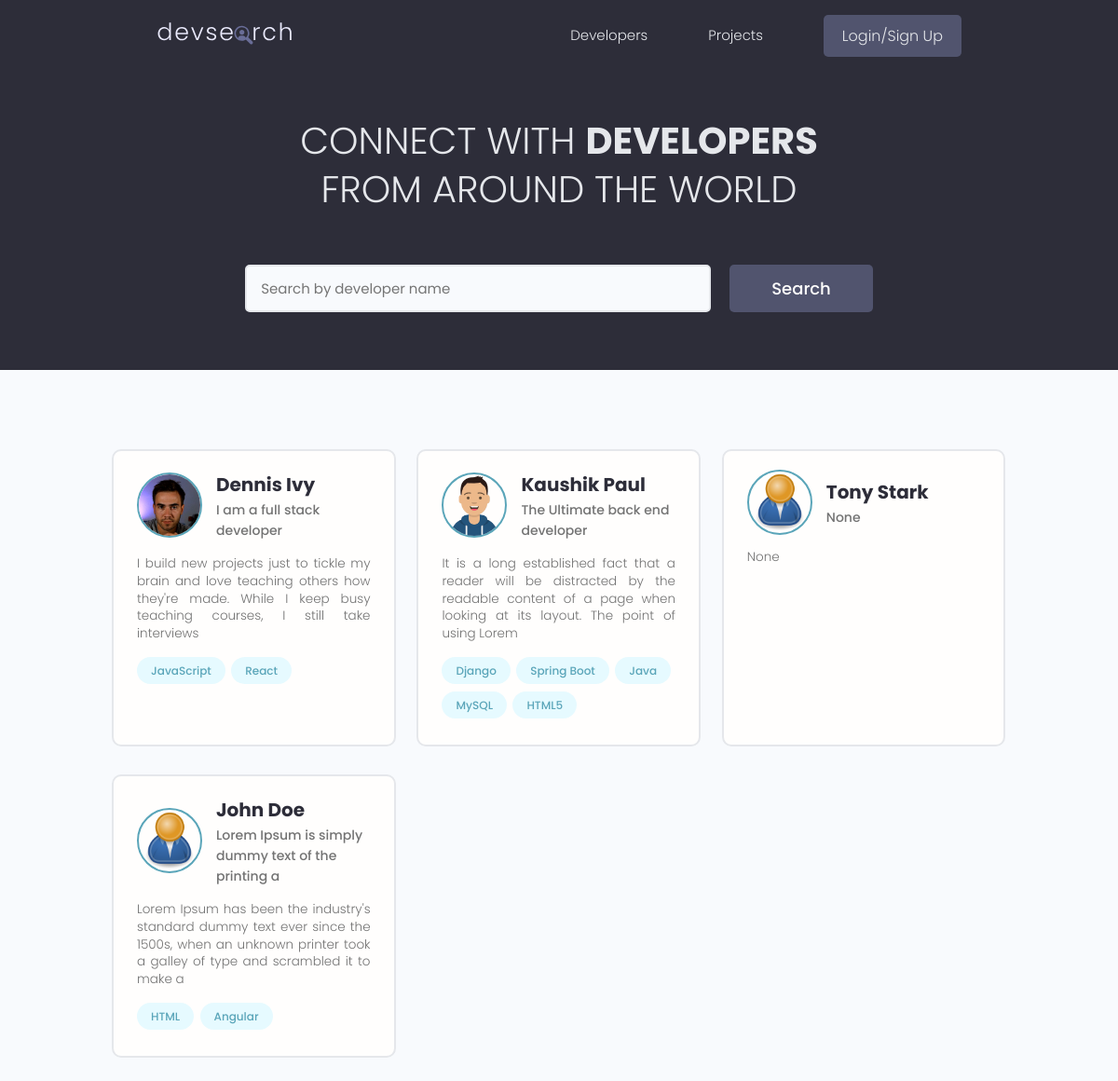
/users/, run on the app's committed database.
### users/models.py (models this page shows, shortened)
class Profile(models.Model):
    user = models.OneToOneField(User, on_delete=models.CASCADE, null=True, blank=True)
    name = models.CharField(max_length=100, null=True, blank=True)
    email = models.EmailField(max_length=150, null=True, blank=True)
    username = models.CharField(max_length=100, null=True, blank=True)
    location = models.CharField(max_length=200, null=True, blank=True)
    short_intro = models.CharField(max_length=200, null=True, blank=True)
    bio = models.TextField(null=True, blank=True)
    profile_image = models.ImageField(
        null=True, blank=True, upload_to='profiles/', default='profiles/user-default.png')
    social_github = models.CharField(max_length=100, null=True, blank=True)
    social_twitter = models.CharField(max_length=100, null=True, blank=True)
    social_linkedin = models.CharField(max_length=100, null=True, blank=True)
    social_youtube = models.CharField(max_length=100, null=True, blank=True)
    social_website = models.CharField(max_length=100, null=True, blank=True)
    created_on = models.DateTimeField(auto_now_add=True)
    id = models.UUIDField(default=uuid.uuid4, unique=True,
                          editable=False, primary_key=True)

class Skill(models.Model):
    owner = models.ForeignKey(Profile, on_delete=models.CASCADE, null=True, blank=True)
    name = models.CharField(max_length=150)
    description = models.TextField(null=True, blank=True)
    created_on = models.DateTimeField(auto_now_add=True)
    id = models.UUIDField(default=uuid.uuid4, unique=True,
                          editable=False, primary_key=True)

### users/views.py (the view)
# urls.py: path('users/', views.profiles, name='profiles'),
def profiles(request):
    profiles, search_query = search_profile(request)
    page = request.GET.get('page')
    paginator = Paginator(profiles, 6)
    try:
        profiles = paginator.page(page)
    except PageNotAnInteger:
        page = 1
        profiles = paginator.page(page)
    except EmptyPage:
        page = paginator.num_pages
        profiles = paginator.page(page)
    context = {'profiles': profiles, 'search_query': search_query, 'paginator': paginator}
    return render(request, 'profiles.html', context)

### users/utils.py (called while the page is built)
def search_profile(request):
    search_query = ''
    if request.GET.get('search_query'):
        search_query = request.GET.get('search_query')
    print("SEARCH: ", search_query)
    skills = models.Skill.objects.filter(name__icontains=search_query)
    profiles = models.Profile.objects.distinct().filter(Q(name__icontains=search_query) |
                                                        Q(short_intro__icontains=search_query) |
                                                        Q(skill__in=skills))
    return profiles, search_query

### users/templates/profiles.html (shortened to what this page needs)
{% extends 'main.html' %}
{% block content %}
  <main class="home">
    <section class="hero-section text-center">
      <div class="container container--narrow">
        <div class="hero-section__box">
          <h2>CONNECT WITH <span>DEVELOPERS</span></h2>
          <h2>FROM AROUND THE WORLD</h2>
        </div>
        <div class="hero-section__search">
          <form class="form" action="{% url 'profiles' %}" method="get">
            <div class="form__field">
              <input class="input input--text" id="formInput#search" type="text" name="search_query"
                placeholder="Search by developer name" value="{{ search_query }}"/>
            </div>
            <input class="btn btn--sub btn--lg" type="submit" value="Search" />
          </form>
        </div>
      </div>
    </section>
    <section class="devlist">
      <div class="container">
        <div class="grid grid--three">
          {% for profile in profiles %}
          <div class="column card">
            <div class="dev">
              <a href="{% url 'profile-details' profile.id %}" class="card__body">
                <div class="dev__profile">
                  <img class="avatar avatar--md" src="{{ profile.profile_image.url }}" alt="image" />
                  <div class="dev__meta">
                    <h3>{{ profile.name }}</h3>
                    <h5>{{ profile.short_intro | slice:"50" }}</h5>
                  </div>
                </div>
                <p class="dev__info">
                  {{ profile.bio | slice:"150" }}
                </p>
                <div class="dev__skills">
                  {% for skill in profile.skill_set.all|slice:"5" %}
                  <span class="tag tag--pill tag--main">
                    <small>{{ skill.name }}</small>
                  </span>
                  {% endfor %}
                </div>
              </a>
            </div>
          </div>
          {% endfor %}
        </div>
      </div>
    </section>
  </main>
{% endblock content %}

### static/styles/app.css (style rules this page uses)
:root { --color-sub: #2d2d39; }
.btn--sub { background-color: var(--color-sub-light); }
.card { border: 2px solid var(--color-light); }
img { width: 100%; }
.hero-section { height: 40vh; display: flex; align-items: center; background-color: var(--color-sub); }
.hero-section__box { margin-bottom: 4rem; }
.hero-section__box > h2, .hero-section__box > h2 > span { font-size: 4rem; color: var(--color-light); line-height: 1.3; text-transform: uppercase; }
.hero-section__box > h2 { font-weight: 300; }
.hero-section__box > h2 > span { font-weight: 700; }
.hero-section__search > .form { display: flex; align-items: center; justify-content: center; gap: 2rem; }
.hero-section__search > .form input.input--text { width: 50rem; }
.devlist { margin-top: 8rem; }
.devlist .grid { align-items: stretch; }
.devlist .dev .dev__profile { display: flex; align-items: center; gap: 1.5rem; }
.devlist .dev .dev__meta h3 { color: var(--color-sub); font-size: 2rem; font-weight: 700; }
.devlist .dev .dev__meta h5 { color: var(--color-text); font-size: 1.4rem; font-weight: 500; }
.devlist .dev .dev__info { margin: 1.5rem 0; font-size: 1.35rem; line-height: 1.4; text-align: justify; }

### static/uikit/styles/modules/_variables.css (style rules this page uses)
:root { --color-main: #5aa5b9; --color-main-light: #e6faff; --color-sub: #3f4156; --color-sub-light: #51546e; --color-sub-lighter: #ededfd; --color-text: #737373; --color-gray: #8b8b8b; --color-light: #e5e7eb; --color-light-gray: #767676; --color-bg: #f8fafd; --color-white: #fffefd; --color-white-light: #f3f3f3; --color-success: #359e64; --color-success-bg: #def8e8; --color-error: #fc4b0b; --color-error-bg: #fff2ee; --font-base: 'Poppins', arial, helvetica, 'Segoe UI', roboto, ubuntu, sans-serif; --font-monospace: 'Fira Code', 'Courier New', courier, monospace; --font-regular: 300; --font-medium: 500; --font-bold: 700; --generic-shadow: 1px 1px 5px #00000010; --generic-transition: all 0.3s ease-in-out; }

### static/uikit/styles/modules/_base.css (style rules this page uses)
* { margin: 0; padding: 0; box-sizing: border-box; text-rendering: optimizeLegibility; color: inherit; font-size: inherit; }
html { font-size: 50%; }
@media only screen and (min-width: 480px) { html { font-size: 56.25%; } }
@media only screen and (min-width: 1200px) { html { font-size: 62.5%; } }
body { line-height: 1.6; font-weight: 400; font-size: 1.5rem; color: var(--color-text); background-color: var(--color-bg); min-height: 100vh; }

### static/uikit/styles/modules/_typography.css (style rules this page uses)
* { font-family: var(--font-base); }
h2 { font-size: 3.6rem; font-weight: var(--font-bold); }
h3 { font-size: 3.2rem; font-weight: var(--font-medium); }
h5 { font-size: 2.4rem; font-weight: var(--font-medium); }
h5, h6 { font-weight: var(--font-regular); }
p, span, strong { font-size: 1.6rem; color: var(--color-text); font-weight: var(--font-regular); }
a { padding-bottom: 2px; text-decoration: none; display: inline-block; color: var(--color-main); font-weight: var(--font-medium); }

### static/uikit/styles/modules/_utilities.css (style rules this page uses)
.container { width: 92%; max-width: 165rem; margin: 0 auto; box-sizing: border-box; }
.container--narrow { width: 92%; max-width: 120rem; }
@media screen and (min-width: 1000px) { .container { width: 90%; } }
@media screen and (min-width: 1000px) { .container--narrow { width: 85%; } }
@media screen and (min-width: 1200px) { .container { width: 80%; } }
@media screen and (min-width: 1200px) { .container--narrow { width: 72%; } }
.text-center { text-align: center; }

### static/uikit/styles/modules/_avatar.css (style rules this page uses)
.avatar { border-radius: 50%; border: 2px solid var(--color-main); object-fit: cover; }
.avatar--md { height: 7rem; width: 7rem; }

### static/uikit/styles/modules/_button.css (style rules this page uses)
.btn { display: inline-block; position: relative; cursor: pointer; background-color: var(--color-light); font-weight: var(--font-medium); color: var(--color-sub); text-decoration: none; padding: 1rem 2rem; border-radius: 0.5rem; border: none; width: -webkit-fit-content; width: -moz-fit-content; width: fit-content; height: -webkit-fit-content; height: -moz-fit-content; height: fit-content; font-size: 1.6rem; outline-width: 0; outline-color: transparent; -webkit-backface-visibility: hidden; backface-visibility: hidden; transition: all 0.3s ease-in-out; }
.btn--sub { background-color: var(--color-sub); color: var(--color-white); }
.btn--lg { font-size: 1.8rem; padding: 1.2rem 4.5rem; }

### static/uikit/styles/modules/_card.css (style rules this page uses)
.card { border-radius: 1rem; background-color: var(--color-white); border: 1.5px solid var(--color-light); width: auto; height: auto; margin-top: 0.5rem; margin-bottom: 0.5rem; overflow: hidden; }
.card__body, .card__header { padding: 2rem 2.5rem; }

### data on the page
Profile: profile_image (picture), name "Dennis Ivy", short_intro "I am a full stack developer", bio "I build new projects just to tickle my brain and love teaching others how they're made. While I keep busy teaching courses, I still take interviews"
Skill: name "JavaScript"
Skill: name "React"
Profile: profile_image (picture), name "Kaushik Paul", short_intro "The Ultimate back end developer", bio "It is a long established fact that a reader will be distracted by the readable content of a page when looking at its layout. The point of using Lorem"
Skill: name "Django"
Skill: name "Spring Boot"
Skill: name "Java"
Skill: name "MySQL"
Skill: name "HTML5"
Profile: profile_image (placeholder picture), name "Tony Stark", short_intro "None", bio "None"
Profile: profile_image (placeholder picture), name "John Doe", short_intro "Lorem Ipsum is simply dummy text of the printing a", bio "Lorem Ipsum has been the industry's standard dummy text ever since the 1500s, when an unknown printer took a galley of type and scrambled it to make a"
Skill: name "HTML"
Skill: name "Angular"
